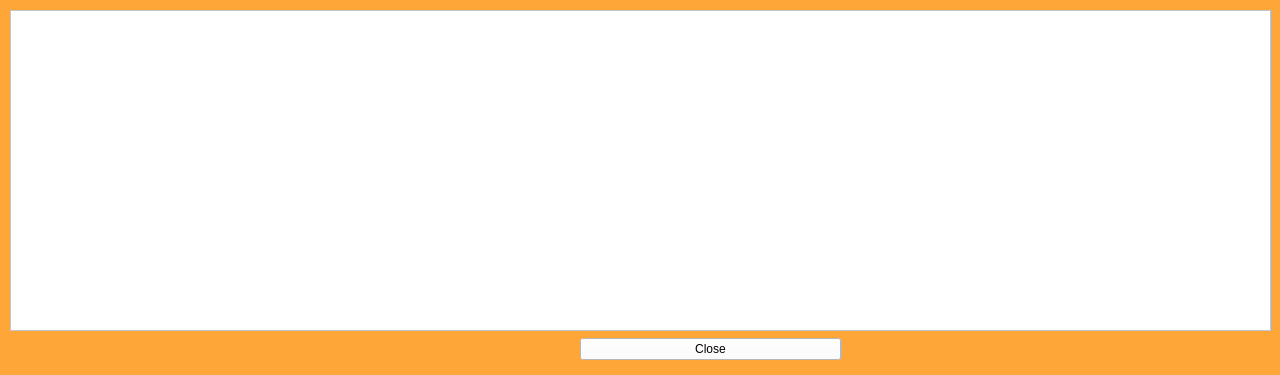
<?xml version="1.0" encoding="UTF-8"?>
<ui version="4.0">
 <class>MainWindow_queryCourses</class>
 <widget class="QMainWindow" name="MainWindow_queryCourses">
  <property name="geometry">
   <rect>
    <x>0</x>
    <y>0</y>
    <width>1280</width>
    <height>375</height>
   </rect>
  </property>
  <property name="windowTitle">
   <string>Query Courses</string>
  </property>
  <property name="styleSheet">
   <string notr="true">background-color: rgb(255, 166, 57);</string>
  </property>
  <widget class="QWidget" name="centralwidget">
   <widget class="QWidget" name="layoutWidget">
    <property name="geometry">
     <rect>
      <x>580</x>
      <y>334</y>
      <width>261</width>
      <height>31</height>
     </rect>
    </property>
    <layout class="QHBoxLayout" name="horizontalLayout">
     <item>
      <widget class="QPushButton" name="pb_close">
       <property name="styleSheet">
        <string>background-color: rgb(255, 255, 255);</string>
       </property>
       <property name="text">
        <string>Close</string>
       </property>
      </widget>
     </item>
    </layout>
   </widget>
   <widget class="QTableView" name="tv_courses">
    <property name="geometry">
     <rect>
      <x>10</x>
      <y>10</y>
      <width>1261</width>
      <height>321</height>
     </rect>
    </property>
    <property name="styleSheet">
     <string notr="true">background-color: rgb(255, 255, 255);</string>
    </property>
   </widget>
  </widget>
 </widget>
 <resources/>
 <connections>
  <connection>
   <sender>pb_close</sender>
   <signal>clicked()</signal>
   <receiver>MainWindow_queryCourses</receiver>
   <slot>close()</slot>
   <hints>
    <hint type="sourcelabel">
     <x>419</x>
     <y>352</y>
    </hint>
    <hint type="destinationlabel">
     <x>284</x>
     <y>187</y>
    </hint>
   </hints>
  </connection>
 </connections>
</ui>
